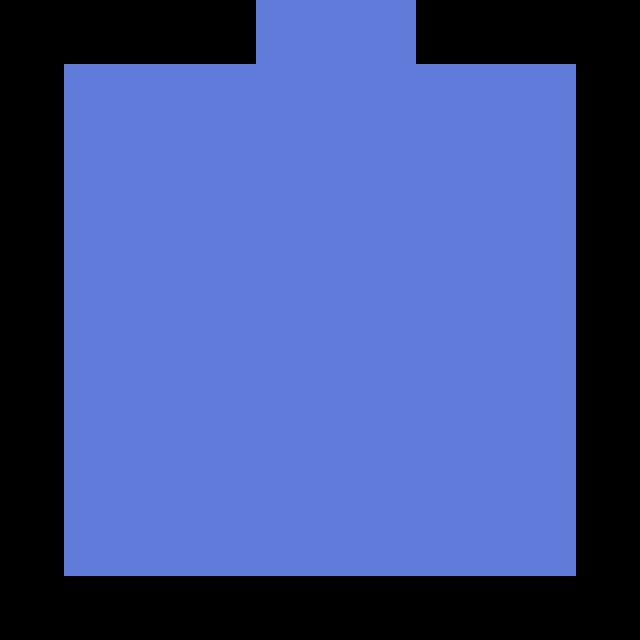

Below is a game level as drawn by its tile map, then a one-line description and the .tmx that defines it (tile-layer data replaced by summaries):
An orthogonal 20x20 tile map with 32x32 px tiles, 2 tile layers (Background, Collision), 2 tilesets and 2 objects (arrivalpoint, displacer).

<map version="1.0" orientation="orthogonal" width="20" height="20" tilewidth="32" tileheight="32">
 <tileset firstgid="1" source="Tilesets/TestTileset.tsx" />
 <tileset firstgid="7" source="Tilesets/AnotherTileset.tsx" />
 <layer name="Background" width="20" height="20">
  <data>[400 cells, 400 non-empty, 2 distinct tile ids]</data>
 </layer>
 <layer name="Collision" width="20" height="20">
  <data>[400 cells, 134 non-empty, 1 distinct tile ids]</data>
 </layer>
 <objectgroup name="Object Layer" width="20" height="20">
  <object name="doorin" type="arrivalpoint" x="255" y="24" width="160" height="6">
   <properties>
    <property name="id" value="7b" />
    <property name="position" value="top" />
   </properties>
  </object>
  <object name="doorout" type="displacer" x="255" y="6" width="160" height="6">
   <properties>
    <property name="destination" value="7a" />
    <property name="position" value="top" />
   </properties>
  </object>
 </objectgroup>
</map>